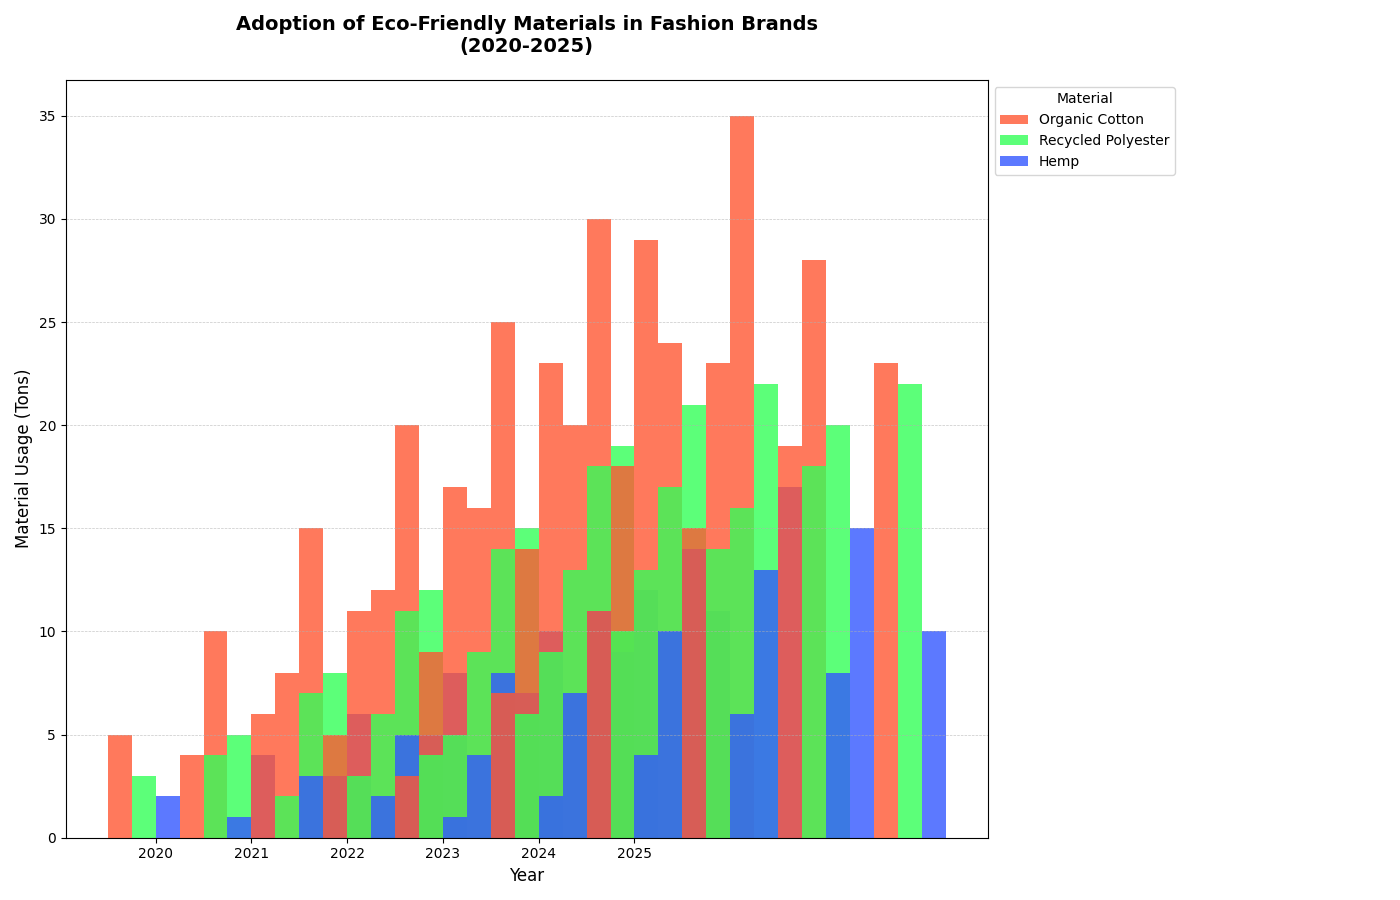

This figure's Python source:
import matplotlib.pyplot as plt
import numpy as np

years = np.arange(2020, 2026)
brands = ['EcoChic', 'GreenThreads', 'SustainWear', 'NatureKnits', 'PureTrend']

organic_cotton = np.array([
    [5, 10, 15, 20, 25, 30],
    [4, 8, 12, 16, 20, 24],
    [6, 11, 17, 23, 29, 35],
    [5, 9, 14, 18, 23, 28],
    [3, 7, 11, 15, 19, 23]
])

recycled_polyester = np.array([
    [3, 5, 8, 12, 15, 19],
    [4, 7, 11, 14, 18, 21],
    [2, 6, 9, 13, 17, 22],
    [3, 5, 9, 13, 16, 20],
    [4, 6, 10, 14, 18, 22]
])

hemp = np.array([
    [2, 4, 6, 8, 10, 12],
    [1, 3, 5, 7, 9, 11],
    [3, 5, 8, 11, 14, 17],
    [2, 4, 7, 10, 13, 15],
    [1, 2, 4, 6, 8, 10]
])

fig, ax = plt.subplots(figsize=(14, 9))

bar_width = 0.25
x_indexes = np.arange(len(years))
offset = bar_width * 3

# Define new colors for organic cotton, recycled polyester, and hemp
colors = ['#FF5733', '#33FF57', '#3357FF']  # Change these colors as desired

for i, brand in enumerate(brands):
    ax.bar(x_indexes + i * offset, organic_cotton[i], width=bar_width, label='Organic Cotton' if i == 0 else "", color=colors[0], alpha=0.8)
    ax.bar(x_indexes + i * offset + bar_width, recycled_polyester[i], width=bar_width, label='Recycled Polyester' if i == 0 else "", color=colors[1], alpha=0.8)
    ax.bar(x_indexes + i * offset + bar_width * 2, hemp[i], width=bar_width, label='Hemp' if i == 0 else "", color=colors[2], alpha=0.8)

ax.set_xlabel('Year', fontsize=12)
ax.set_ylabel('Material Usage (Tons)', fontsize=12)
ax.set_title('Adoption of Eco-Friendly Materials in Fashion Brands\n(2020-2025)', fontsize=14, fontweight='bold', pad=20)

ax.set_xticks(x_indexes + 1.5 * bar_width)
ax.set_xticklabels(years)

handles, labels = ax.get_legend_handles_labels()
unique_labels = dict(zip(labels, handles))
ax.legend(unique_labels.values(), unique_labels.keys(), loc='upper left', fontsize=10, bbox_to_anchor=(1, 1), title='Material', ncol=1)

ax.grid(axis='y', linestyle='--', linewidth=0.5, alpha=0.7)

plt.tight_layout(rect=[0, 0, 0.85, 1])

plt.show()
